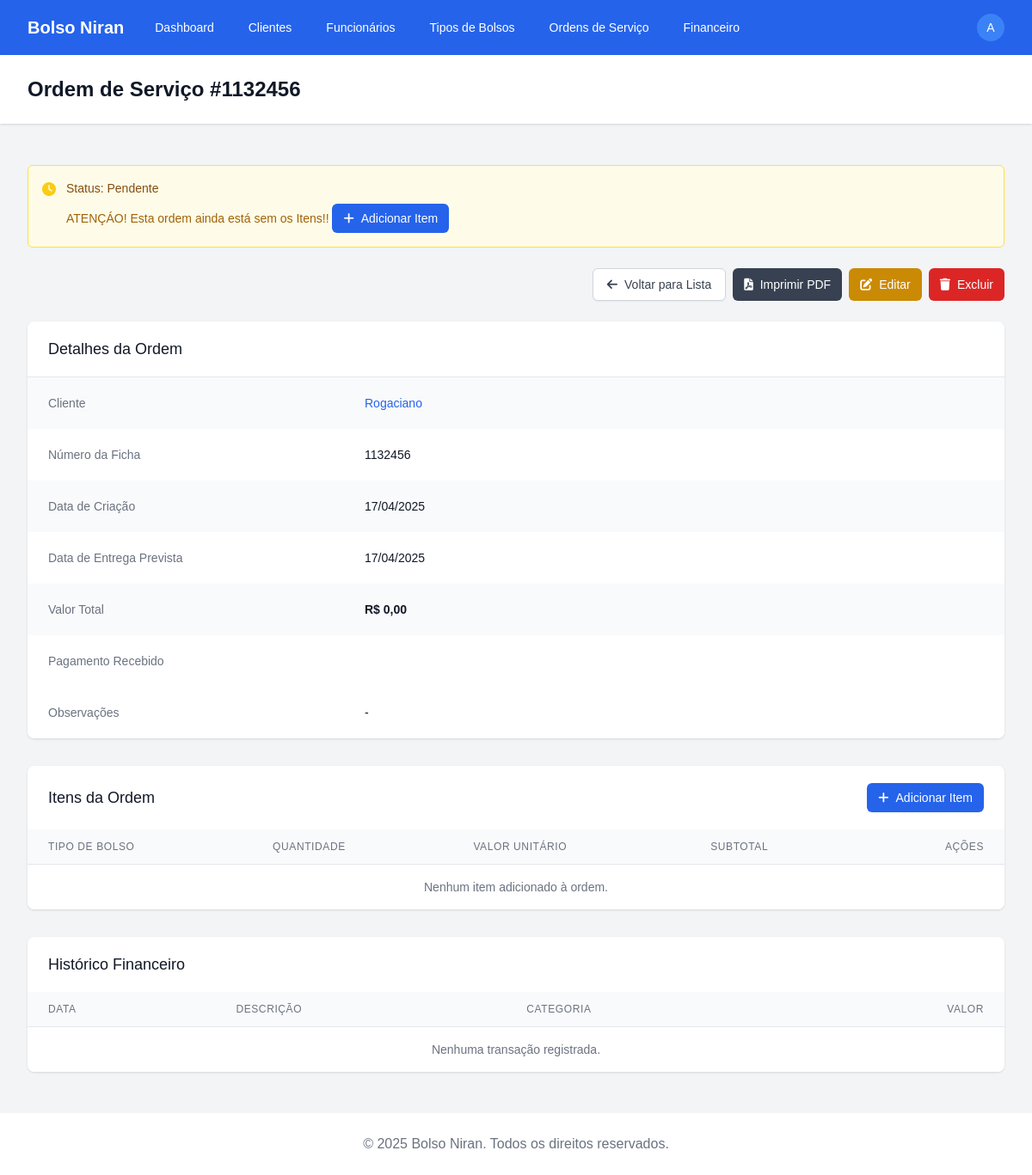
Before: /ordens/14/ (signed in) with the older database file.
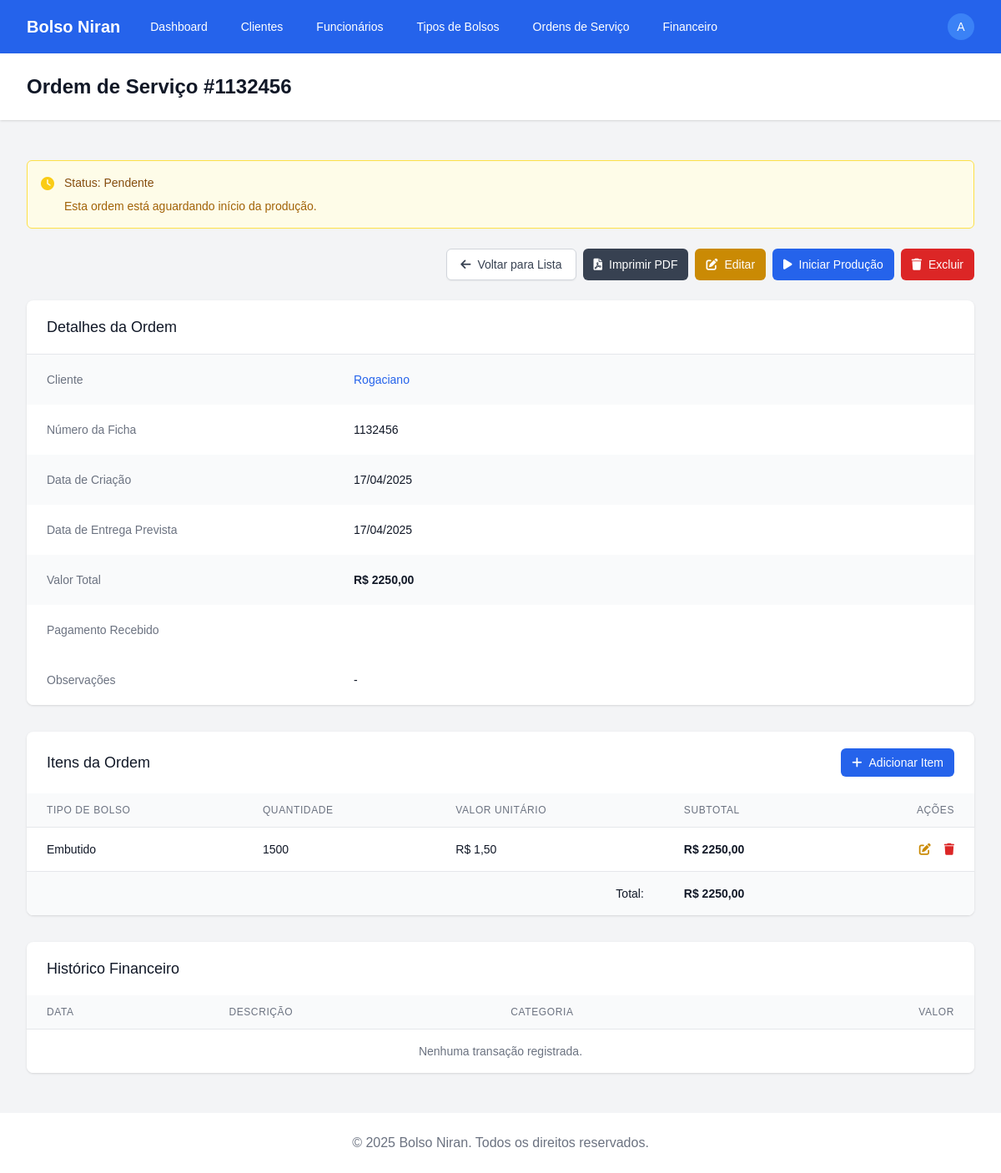
After: the same page with the newer database file.
### apps/ordens_servico/models.py (models this page shows, shortened)
class OrdemServico(models.Model):
    STATUS_CHOICES = [
        ('pendente', 'Pendente'),
        ('em_producao', 'Em Produção'),
        ('finalizado', 'Finalizado'),
        ('entregue', 'Entregue'),
        ('cancelado', 'Cancelado'),
    ]
    PAGAMENTO_CHOICES = [
        ('dinheiro', 'Dinheiro'),
        ('pix', 'PIX'),
        ('cartao', 'Cartão'),
        ('boleto', 'Boleto'),
        ('transferencia', 'Transferência'),
    ]
    cliente = models.ForeignKey('clientes.Cliente', on_delete=models.PROTECT)
    ficha = models.CharField(max_length=20, unique=True)
    data_criacao = models.DateField(auto_now_add=True)
    data_entrega_prevista = models.DateField()
    status = models.CharField(max_length=20, choices=STATUS_CHOICES, default='pendente')
    observacoes = models.TextField(blank=True) # adicionar quantidade de linhas 3
    valor_total = models.DecimalField(max_digits=10, decimal_places=2)
    forma_pagamento = models.CharField(max_length=20, choices=PAGAMENTO_CHOICES, null=True, blank=True)
    pago = models.BooleanField(default=False)
    data_pagamento = models.DateField(null=True, blank=True)
    class Meta:
        verbose_name = 'Ordem de Serviço'
        verbose_name_plural = 'Ordens de Serviço'
        ordering = ['-data_criacao']

class ItemOrdemServico(models.Model):
    ordem_servico = models.ForeignKey(OrdemServico, related_name='itens', on_delete=models.CASCADE)
    tipo_bolso = models.ForeignKey('catalogo.TipoBolso', on_delete=models.PROTECT)
    quantidade = models.PositiveIntegerField()
    valor_unitario = models.DecimalField(max_digits=10, decimal_places=2)
    @property
    def subtotal(self):
        return self.quantidade * self.valor_unitario
    class Meta:
        verbose_name = 'Item de Ordem de Serviço'
        verbose_name_plural = 'Itens de Ordem de Serviço'

### apps/clientes/models.py (models this page shows, shortened)
class Cliente(models.Model):
    nome = models.CharField(max_length=100)
    telefone = models.CharField(max_length=20)
    endereco = models.TextField()
    contato = models.CharField(max_length=100)
    email = models.EmailField(blank=True, null=True)
    data_cadastro = models.DateField(auto_now_add=True)
    class Meta:
        verbose_name = 'Cliente'
        verbose_name_plural = 'Clientes'
        ordering = ['nome']

### apps/catalogo/models.py (models this page shows, shortened)
class TipoBolso(models.Model):
    nome = models.CharField(max_length=100)
    descricao = models.TextField(blank=True)
    valor_padrao = models.DecimalField(max_digits=10, decimal_places=2, default=0)
    tempo_estimado_producao = models.DurationField(blank=True, null=True)
    class Meta:
        verbose_name = 'Tipo de Bolso'
        verbose_name_plural = 'Tipos de Bolsos'
        ordering = ['nome']

### apps/ordens_servico/views.py (the view)
# urls.py: path('<int:pk>/', views.OrdemServicoDetailView.as_view(), name='detail'),
class OrdemServicoDetailView(LoginRequiredMixin, DetailView):
    model = OrdemServico
    template_name = 'ordens_servico/ordemservico_detail.html'
    context_object_name = 'ordem'
    def get_context_data(self, **kwargs):
        context = super().get_context_data(**kwargs)
        from apps.financeiro.models import Transacao
        context['transacoes'] = Transacao.objects.filter(ordem_servico=self.object).order_by('-data')
        return context

### apps/ordens_servico/templatetags/ordem_servico_tags.py (called while the page is built)
@register.filter
def has_attr(obj, attr):
    return hasattr(obj, attr)

### templates/ordens_servico/ordemservico_detail.html (shortened to what the changed rows need)
{% extends 'base.html' %}
{% load ordem_servico_tags %}
{% block header %}Ordem de Serviço #{{ ordem.ficha }}{% endblock %}
{% block content %}
<div class="mb-6 rounded-md p-4
  {% if ordem.status == 'pendente' %}bg-yellow-50 border border-yellow-300
  {% elif ordem.status == 'em_producao' %}bg-blue-50 border border-blue-300
  {% elif ordem.status == 'finalizado' %}bg-green-50 border border-green-300
  {% elif ordem.status == 'entregue' %}bg-purple-50 border border-purple-300
  {% elif ordem.status == 'cancelado' %}bg-red-50 border border-red-300{% endif %}">
  <div class="flex">
    <div class="ml-3">
      <h3 class="text-sm font-medium
        {% if ordem.status == 'pendente' %}text-yellow-800
        {% elif ordem.status == 'em_producao' %}text-blue-800
        {% elif ordem.status == 'finalizado' %}text-green-800
        {% elif ordem.status == 'entregue' %}text-purple-800
        {% elif ordem.status == 'cancelado' %}text-red-800{% endif %}">
        Status: {{ ordem.get_status_display }}
      </h3>
      <div class="mt-2 text-sm
        {% if ordem.status == 'pendente' %}text-yellow-700
        {% elif ordem.status == 'em_producao' %}text-blue-700
        {% elif ordem.status == 'finalizado' %}text-green-700
        {% elif ordem.status == 'entregue' %}text-purple-700
        {% elif ordem.status == 'cancelado' %}text-red-700{% endif %}">
        <p>
          {% if ordem.status == 'pendente' and ordem.valor_total == 0 %}
            ATENÇÁO! Esta ordem ainda está sem os Itens!!
            <a href="{% url 'ordens_servico:item_add' ordem.id %}" class="inline-flex items-center px-3 py-2 border border-transparent text-sm leading-4 font-medium rounded-md text-white bg-blue-600 hover:bg-blue-700 focus:outline-none focus:ring-2 focus:ring-offset-2 focus:ring-blue-500">
              <i class="fas fa-plus mr-2"></i> Adicionar Item
            </a>
          {% elif ordem.status == 'pendente' %}
            Esta ordem está aguardando início da produção.
          {% elif ordem.status == 'em_producao' %}
            Esta ordem está em produção desde {{ ordem.producao.data_inicio|date:"d/m/Y" }}.
          {% elif ordem.status == 'finalizado' %}
            Produção concluída em {{ ordem.producao.data_conclusao|date:"d/m/Y" }}, aguardando entrega.
          {% elif ordem.status == 'entregue' %}
            Entregue em {{ ordem.producao.data_entrega|date:"d/m/Y" }}.
            {% if ordem.pago %}
              <span class="font-medium text-green-700">Pagamento recebido.</span>
            {% endif %}
          {% elif ordem.status == 'cancelado' %}
            Esta ordem foi cancelada.
          {% endif %}
        </p>
      </div>
    </div>
  </div>
</div>
<div class="mb-6 flex flex-wrap justify-end gap-2">
  <a href="{% url 'ordens_servico:list' %}" class="inline-flex items-center px-4 py-2 border border-gray-300 rounded-md shadow-sm text-sm font-medium text-gray-700 bg-white hover:bg-gray-50 focus:outline-none focus:ring-2 focus:ring-offset-2 focus:ring-blue-500">
    <i class="fas fa-arrow-left mr-2"></i> Voltar para Lista
  </a>
  <a href="{% url 'ordens_servico:ordemservico_pdf' ordem.id %}" target="_blank"
     class="inline-flex items-center px-3 py-2 border border-transparent text-sm leading-4 font-medium rounded-md text-white bg-gray-700 hover:bg-gray-800 focus:outline-none focus:ring-2 focus:ring-offset-2 focus:ring-gray-500">
      <i class="fas fa-file-pdf mr-2"></i> Imprimir PDF
  </a>
  <a href="{% url 'ordens_servico:edit' ordem.id %}" class="inline-flex items-center px-3 py-2 border border-transparent text-sm leading-4 font-medium rounded-md text-white bg-yellow-600 hover:bg-yellow-700 focus:outline-none focus:ring-2 focus:ring-offset-2 focus:ring-yellow-500">
    <i class="fas fa-edit mr-2"></i> Editar
  </a>
  {% if ordem.status == 'pendente' and ordem.valor_total > 0 %}
    <a href="{% url 'ordens_servico:producao_add' ordem.id %}" class="inline-flex items-center px-3 py-2 border border-transparent text-sm leading-4 font-medium rounded-md text-white bg-blue-600 hover:bg-blue-700 focus:outline-none focus:ring-2 focus:ring-offset-2 focus:ring-blue-500">
      <i class="fas fa-play mr-2"></i> Iniciar Produção
    </a>
  {% endif %}
  {% if ordem.status == 'pendente' or ordem.status == 'cancelado' %}
    <a href="{% url 'ordens_servico:delete' ordem.id %}" class="inline-flex items-center px-3 py-2 border border-transparent text-sm leading-4 font-medium rounded-md text-white bg-red-600 hover:bg-red-700 focus:outline-none focus:ring-2 focus:ring-offset-2 focus:ring-red-500">
      <i class="fas fa-trash mr-2"></i> Excluir
    </a>
  {% endif %}
</div>
<div class="bg-white shadow overflow-hidden sm:rounded-lg">
  <div class="px-4 py-5 sm:px-6 flex justify-between items-center">
    <h2 class="text-lg leading-6 font-medium text-gray-900">Detalhes da Ordem</h2>
  </div>
  <div class="border-t border-gray-200">
    <dl>
      <div class="bg-gray-50 px-4 py-5 sm:grid sm:grid-cols-3 sm:gap-4 sm:px-6">
        <dd class="mt-1 text-sm text-gray-900 sm:mt-0 sm:col-span-2">
          <a href="{% url 'clientes:detail' ordem.cliente.id %}" class="text-blue-600 hover:text-blue-900">
            {{ ordem.cliente.nome }}
          </a>
        </dd>
      </div>
      <div class="bg-white px-4 py-5 sm:grid sm:grid-cols-3 sm:gap-4 sm:px-6">
        <dt class="text-sm font-medium text-gray-500">Número da Ficha</dt>
        <dd class="mt-1 text-sm text-gray-900 sm:mt-0 sm:col-span-2">{{ ordem.ficha }}</dd>
      </div>
      <div class="bg-gray-50 px-4 py-5 sm:grid sm:grid-cols-3 sm:gap-4 sm:px-6">
        <dt class="text-sm font-medium text-gray-500">Data de Criação</dt>
        <dd class="mt-1 text-sm text-gray-900 sm:mt-0 sm:col-span-2">{{ ordem.data_criacao|date:"d/m/Y" }}</dd>
      </div>
      <div class="bg-white px-4 py-5 sm:grid sm:grid-cols-3 sm:gap-4 sm:px-6">
        <dt class="text-sm font-medium text-gray-500">Data de Entrega Prevista</dt>
        <dd class="mt-1 text-sm text-gray-900 sm:mt-0 sm:col-span-2">{{ ordem.data_entrega_prevista|date:"d/m/Y" }}</dd>
      </div>
      <div class="bg-gray-50 px-4 py-5 sm:grid sm:grid-cols-3 sm:gap-4 sm:px-6">
        <dt class="text-sm font-medium text-gray-500">Valor Total</dt>
        <dd class="mt-1 text-sm font-bold text-gray-900 sm:mt-0 sm:col-span-2">R$ {{ ordem.valor_total|floatformat:2 }}</dd>
      </div>
      <div class="bg-white px-4 py-5 sm:grid sm:grid-cols-3 sm:gap-4 sm:px-6">
        <dd class="mt-1 text-sm text-gray-900 sm:mt-0 sm:col-span-2" style="display: -webkit-box; -webkit-line-clamp: 2; -webkit-box-orient: vertical; line-clamp: 2; overflow: hidden;">{{ ordem.observacoes|default:"-"|linebreaks }}</dd>
      </div>
    </dl>
  </div>
</div>
<div class="mt-8 bg-white shadow overflow-hidden sm:rounded-lg">
  <div class="px-4 py-5 sm:px-6 flex justify-between items-center">
    <h2 class="text-lg leading-6 font-medium text-gray-900">Itens da Ordem</h2>
  </div>
  <div class="overflow-x-auto">
    <table class="min-w-full divide-y divide-gray-200">
      <thead class="bg-gray-50">
        <tr>
          <th scope="col" class="px-6 py-3 text-left text-xs font-medium text-gray-500 uppercase tracking-wider">Tipo de Bolso</th>
          <th scope="col" class="px-6 py-3 text-left text-xs font-medium text-gray-500 uppercase tracking-wider">Quantidade</th>
          <th scope="col" class="px-6 py-3 text-left text-xs font-medium text-gray-500 uppercase tracking-wider">Valor Unitário</th>
          <th scope="col" class="px-6 py-3 text-left text-xs font-medium text-gray-500 uppercase tracking-wider">Subtotal</th>
          {% if ordem.status == 'pendente' %}
            <th scope="col" class="px-6 py-3 text-right text-xs font-medium text-gray-500 uppercase tracking-wider">Ações</th>
          {% endif %}
        </tr>
      </thead>
      <tbody class="bg-white divide-y divide-gray-200">
        {% for item in ordem.itens.all %}
          <tr>
            <td class="px-6 py-4 whitespace-nowrap">
              <div class="text-sm font-medium text-gray-900">{{ item.tipo_bolso.nome }}</div>
            </td>
            <td class="px-6 py-4 whitespace-nowrap">
              <div class="text-sm text-gray-900">{{ item.quantidade }}</div>
            </td>
            <td class="px-6 py-4 whitespace-nowrap">
              <div class="text-sm text-gray-900">R$ {{ item.valor_unitario|floatformat:2 }}</div>
            </td>
            <td class="px-6 py-4 whitespace-nowrap">
              <div class="text-sm font-semibold text-gray-900">R$ {{ item.subtotal|floatformat:2 }}</div>
            </td>
            {% if ordem.status == 'pendente' %}
              <td class="px-6 py-4 whitespace-nowrap text-right text-sm font-medium">
                <a href="{% url 'ordens_servico:item_edit' item.id %}" class="text-yellow-600 hover:text-yellow-900 mr-3">
                  <i class="fas fa-edit"></i>
                </a>
                <a href="{% url 'ordens_servico:item_delete' item.id %}" class="text-red-600 hover:text-red-900">
                  <i class="fas fa-trash"></i>
                </a>
              </td>
            {% endif %}
          </tr>
        {% empty %}
          <tr>
            <td colspan="{% if ordem.status == 'pendente' %}5{% else %}4{% endif %}" class="px-6 py-4 text-center text-sm text-gray-500">
              Nenhum item adicionado à ordem.
            </td>
          </tr>
        {% endfor %}
        {% if ordem.itens.exists %}
          <tr class="bg-gray-50">
            <td colspan="3" class="px-6 py-4 text-right text-sm font-medium text-gray-900">Total:</td>
            <td class="px-6 py-4 whitespace-nowrap">
              <div class="text-sm font-bold text-gray-900">R$ {{ ordem.valor_total|floatformat:2 }}</div>
            </td>
            {% if ordem.status == 'pendente' %}
              <td></td>
            {% endif %}
          </tr>
        {% endif %}
      </tbody>
    </table>
  </div>
</div>
<div class="mt-8 bg-white shadow overflow-hidden sm:rounded-lg">
  <div class="px-4 py-5 sm:px-6">
    <h2 class="text-lg leading-6 font-medium text-gray-900">Histórico Financeiro</h2>
  </div>
  <div class="overflow-x-auto">
    <table class="min-w-full divide-y divide-gray-200">
      <thead class="bg-gray-50">
        <tr>
          <th class="px-6 py-3 text-left text-xs font-medium text-gray-500 uppercase tracking-wider">Data</th>
          <th class="px-6 py-3 text-left text-xs font-medium text-gray-500 uppercase tracking-wider">Descrição</th>
          <th class="px-6 py-3 text-left text-xs font-medium text-gray-500 uppercase tracking-wider">Categoria</th>
          <th class="px-6 py-3 text-right text-xs font-medium text-gray-500 uppercase tracking-wider">Valor</th>
        </tr>
      </thead>
    </table>
  </div>
</div>
{% endblock %}

Changed rows visible on the page:
changed OrdemServico "Pendente": valor_total "0,00" → "2250,00"; valor_total (not shown) → "2250,00"
added ItemOrdemServico: tipo_bolso.nome "Embutido", quantidade "1500", valor_unitario "1,50", subtotal "2250,00"
Other visible differences:
text no longer shown: "ATENÇÁO! Esta ordem ainda está sem os Itens!! Adicionar Item Nenhum item adicionado à ordem."
text now shown: "Esta ordem está aguardando início da produção. Iniciar Produção Total: R$"
